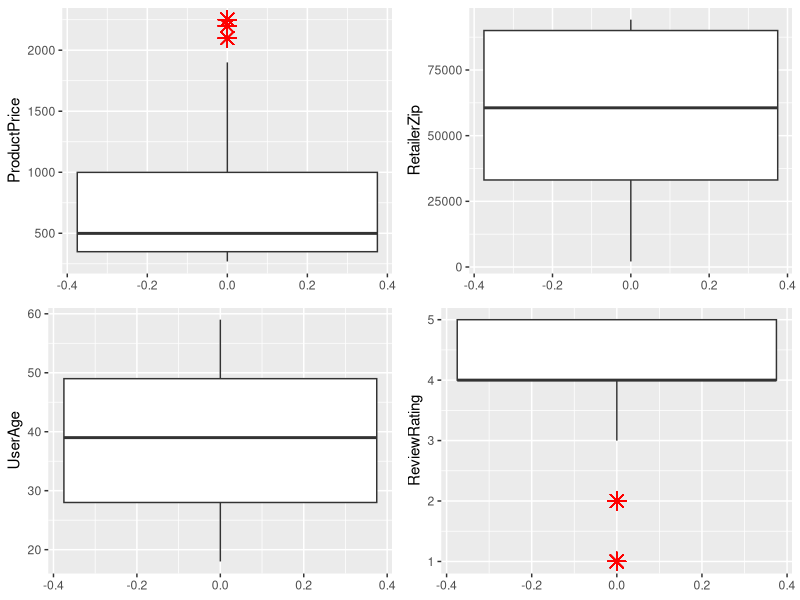
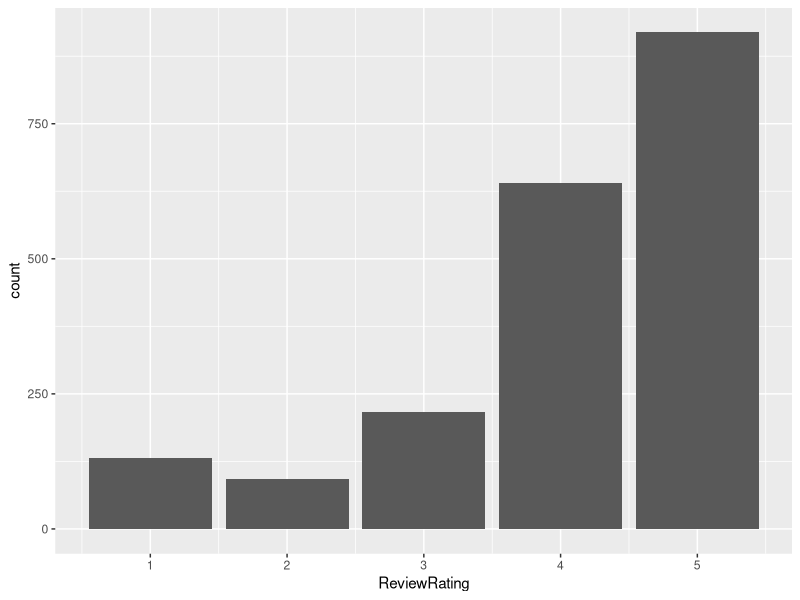
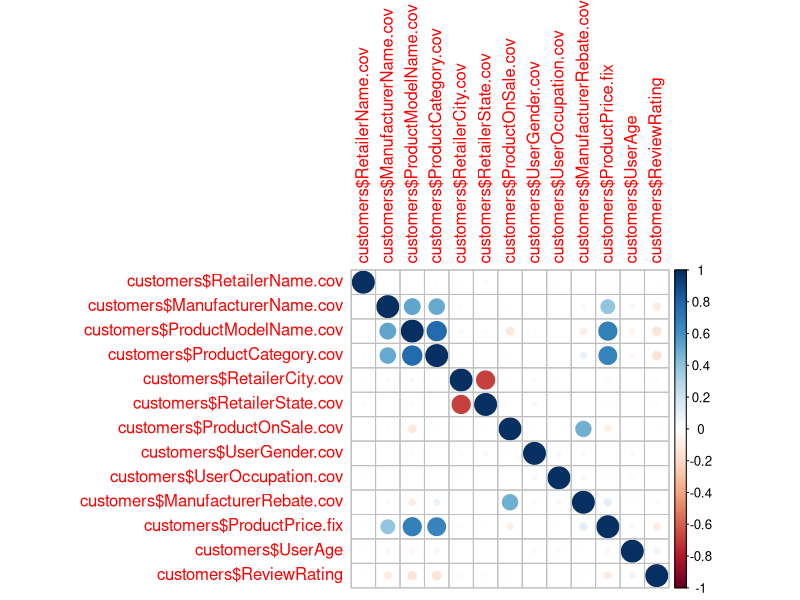

Generate these figures, in order, with R:
library(tidyverse)
customers<-read_delim('data/Customer Review.csv',delim = ',')
summary(customers)
# detect outliers
library(gridExtra)
p1<-ggplot(customers,aes(y=ProductPrice))+geom_boxplot(outlier.colour = "red",outlier.shape = 8,outlier.size = 4)
p2<-ggplot(customers,aes(y=RetailerZip))+geom_boxplot(outlier.colour = "red",outlier.shape = 8,outlier.size = 4)
p3<-ggplot(customers,aes(y=UserAge))+geom_boxplot(outlier.colour = "red",outlier.shape = 8,outlier.size = 4)
p4<-ggplot(customers,aes(y=ReviewRating))+geom_boxplot(outlier.colour = "red",outlier.shape = 8,outlier.size = 4)

grid.arrange(p1,p2,p3,p4,nrow=2,ncol=2)

mean_price=mean(customers$ProductPrice)
mean_review=mean(customers$ReviewRating)

IQRCal<-function(Q1,Q3){
  IQR = Q3-Q1
  S = IQR*1.5
  UB = Q3+S
  LB = Q1-S
  result = c(LB,UB)
  return (result)
}

price_IQR=IQRCal(quantile(customers$ProductPrice,0.25),quantile(customers$ProductPrice,0.75))
review_IQR=IQRCal(quantile(customers$ReviewRating,0.25),quantile(customers$ReviewRating,0.75))

#replace the outliers with mean
customers$ProductPrice.fix<-ifelse(between(customers$ProductPrice,price_IQR[1],price_IQR[2]),customers$ProductPrice,mean_price)
ggplot(customers, aes(x=ReviewRating)) + geom_bar()

# Chi-square Test
subset_data<-customers[c('ProductCategory','ReviewRating')]
ProductCategory <- table(subset_data)
chisq.test(ProductCategory, correct=F)

subset_data<-customers[c('ProductPrice','ReviewRating')]
ProductPrice <- table(subset_data)
chisq.test(ProductPrice, correct=F)

subset_data<-customers[c('RetailerCity','ReviewRating')]
RetailerCity <- table(subset_data)
chisq.test(RetailerCity, correct=F) 

subset_data<-customers[c('ManufacturerName','ReviewRating')]
ManufacturerName <- table(subset_data)
chisq.test(ManufacturerName, correct=F)

subset_data<-customers[c('UserAge','ReviewRating')]
UserAge <- table(subset_data)
chisq.test(UserAge, correct=F)

subset_data<-customers[c('UserGender','ReviewRating')]
UserGender <- table(subset_data)
chisq.test(UserGender, correct=F)

subset_data<-customers[c('UserOccupation','ReviewRating')]
UserOccupation <- table(subset_data)
chisq.test(UserOccupation, correct=F)



# convert category data to numerical data
customers$RetailerName.cov <- as.numeric(factor(customers$RetailerName))
customers$ManufacturerName.cov <-  as.numeric(factor(customers$ManufacturerName))
customers$ProductModelName.cov <- as.numeric(factor(customers$ProductModelName))
customers$ProductCategory.cov <- as.numeric(factor(customers$ProductCategory))
customers$RetailerCity.cov <- as.numeric(factor(customers$RetailerCity))
customers$RetailerState.cov <- as.numeric(factor(customers$RetailerState))
customers$ProductOnSale.cov <- as.numeric(factor(customers$ProductOnSale))
customers$UserGender.cov <- as.numeric(factor(customers$UserGender))
customers$UserOccupation.cov <- as.numeric(factor(customers$UserOccupation))
customers$ManufacturerRebate.cov <- as.numeric(factor(customers$ManufacturerRebate))

# new dataframe including all numerical data
customers_new <- data_frame(customers$RetailerName.cov,
                            customers$ManufacturerName.cov,
                            customers$ProductModelName.cov,
                            customers$ProductCategory.cov,
                            customers$RetailerCity.cov,
                            customers$RetailerState.cov,
                            customers$ProductOnSale.cov,
                            customers$UserGender.cov,
                            customers$UserOccupation.cov,
                            customers$ManufacturerRebate.cov,
                            customers$ProductPrice.fix,
                            customers$UserAge,
                            customers$ReviewRating
                            )
# 生成相关性矩阵
cor_matrix <- cor(customers_new)
# 画出相关性矩阵
library(corrplot)
corrplot(cor_matrix)
